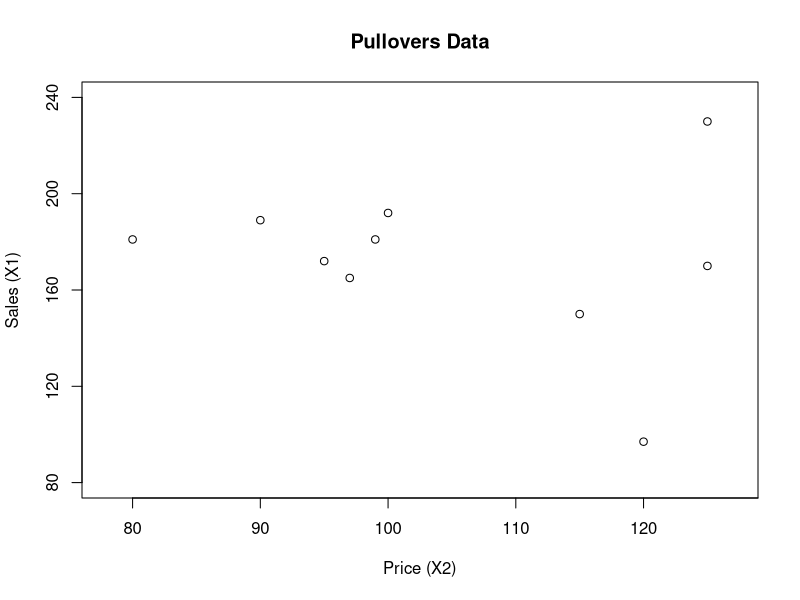

Generate this figure with R:

# clear all variables
rm(list = ls(all = TRUE))
graphics.off()

# load data
x = read.table("pullover.dat")

# plot
plot(x[, 2], x[, 1], main = "Pullovers Data", ylab = "Sales (X1)", xlab = "Price (X2)", 
    xlim = c(78, 127), ylim = c(80, 240), frame = TRUE, axes = FALSE)
axis(side = 2, seq(80, 240, 40), seq(80, 240, 40))
axis(side = 1, seq(80, 130, 10), seq(80, 130, 10))
